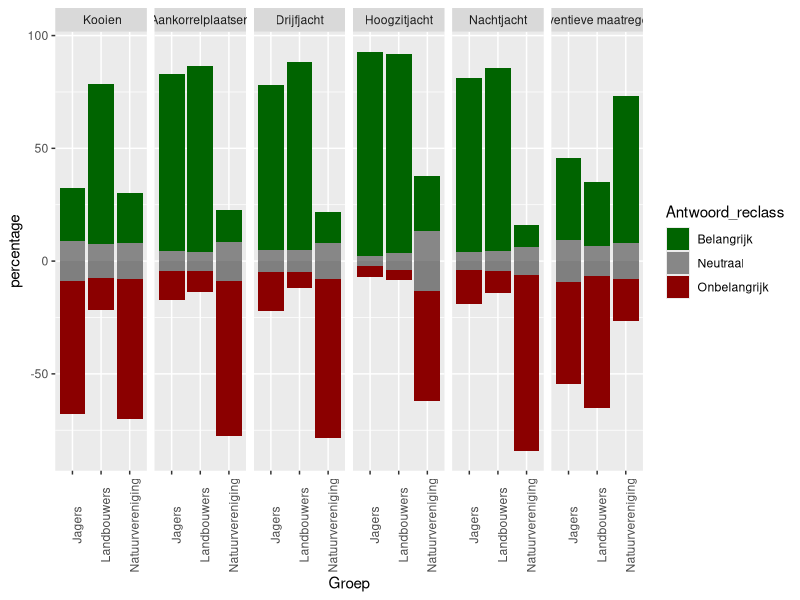
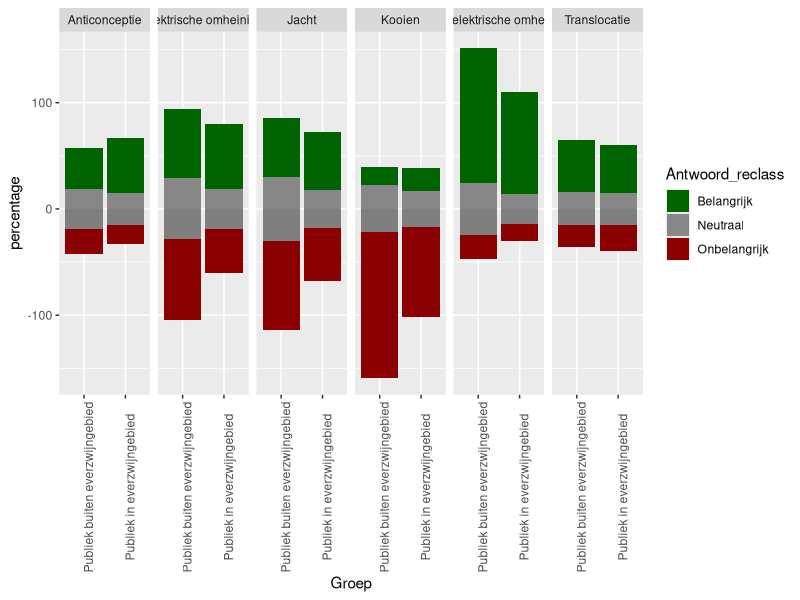

Source code (R) for these figures, in order:
## ---- chunk 1
library(tidyverse)
library(ggplot2)
## ---- chunk 2
Draagkracht_data <- read.csv("./dashboard/input/maatschappelijke_draagkracht/F14_4_data.csv",
                         sep = ",",
                         header = TRUE)
## ---- chunk 3
stakeholders <- c('Jagers', 'Landbouwers', 'Natuurvereniging')

Draagkracht_stakeholders <- Draagkracht_data %>%
  filter(Groep %in% stakeholders)

Draagkracht_stakeholders$Antwoord_reclass <- factor(Draagkracht_stakeholders$Antwoord_reclass , 
                                    levels = c('Belangrijk', 'Neutraal', 'Onbelangrijk', 'Neutraal '))

cols <- c("Belangrijk" = "darkgreen", "Neutraal" = "gray53", "Onbelangrijk" = "darkred", "Neutraal" = "gray53")
#Kleuren mogen worden aangepast, het is gewoon belangrijk dat beide neutraal factors dezelfde kleur hebben

plot_draagkracht_stakeholders <- ggplot(data = Draagkracht_stakeholders,
                                        aes(x = Groep,
                                            y = percentage,
                                            fill = Antwoord_reclass),
                                        order = as.numeric(volgorde)) +
                                  geom_bar(stat = "identity", 
                                           position = "stack") +
  facet_grid( ~ Question_label)+
  theme(axis.text.x = element_text(angle = 90)) +
  scale_fill_manual(values = cols)

plot_draagkracht_stakeholders
## ---- chunk 4
breed_publiek <- c('Publiek buiten everzwijngebied', 'Publiek in everzwijngebied')

Draagkracht_breed_publiek <- Draagkracht_data %>%
  filter(Groep %in% breed_publiek)

Draagkracht_breed_publiek$Antwoord_reclass <- factor(Draagkracht_breed_publiek$Antwoord_reclass , 
                                    levels = c('Belangrijk', 'Neutraal', 'Onbelangrijk', 'Neutraal '))

cols <- c("Belangrijk" = "darkgreen", "Neutraal" = "gray53", "Onbelangrijk" = "darkred", "Neutraal" = "gray53")
#Kleuren mogen worden aangepast, het is gewoon belangrijk dat beide neutraal factors dezelfde kleur hebben

plot_draagkracht_breed_publiek <- ggplot(data = Draagkracht_breed_publiek,
                                        aes(x = Groep,
                                            y = percentage,
                                            fill = Antwoord_reclass),
                                        order = as.numeric(volgorde)) +
                                  geom_bar(stat = "identity", 
                                           position = "stack") +
  facet_grid( ~ Question_label)+
  theme(axis.text.x = element_text(angle = 90)) +
  scale_fill_manual(values = cols)

plot_draagkracht_breed_publiek
